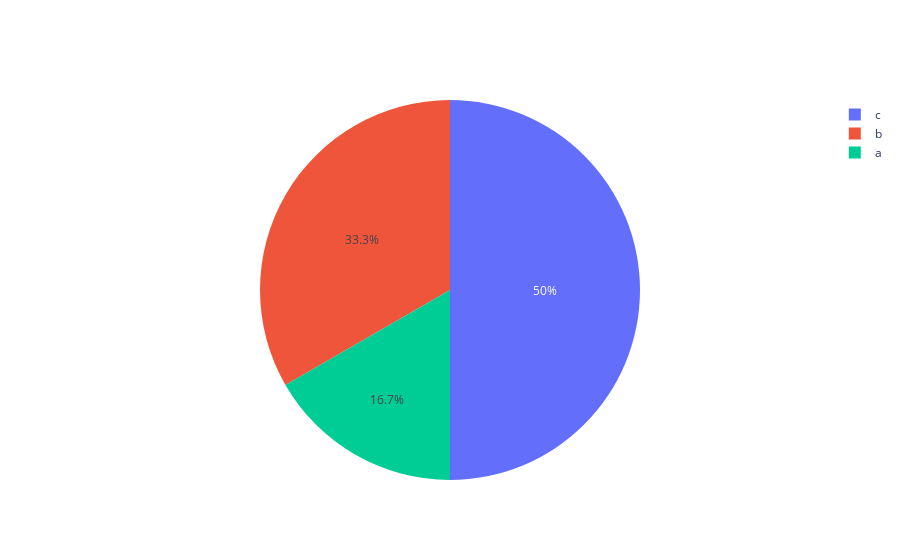

The notebook cell saved with this chart:
### Code cell
# plotly, which seems to have endless issues to get working reliably on sagemaker.
if True:
    fig = make_subplots(1, 1)

    fig.add_trace(
        go.Pie(values=[1,2,3], labels=["a", "b", "c"]),
    )


    fig.show()

### Figure 1 — Plotly figure (JSON) as saved in the notebook; plotly's stock layout.template omitted (floating-point values rounded to 4 significant figures)
{"data": [{"labels": ["a", "b", "c"], "type": "pie", "values": [1, 2, 3]}], "layout": {"xaxis": {"anchor": "y", "domain": [0, 1]}, "yaxis": {"anchor": "x", "domain": [0, 1]}}}
